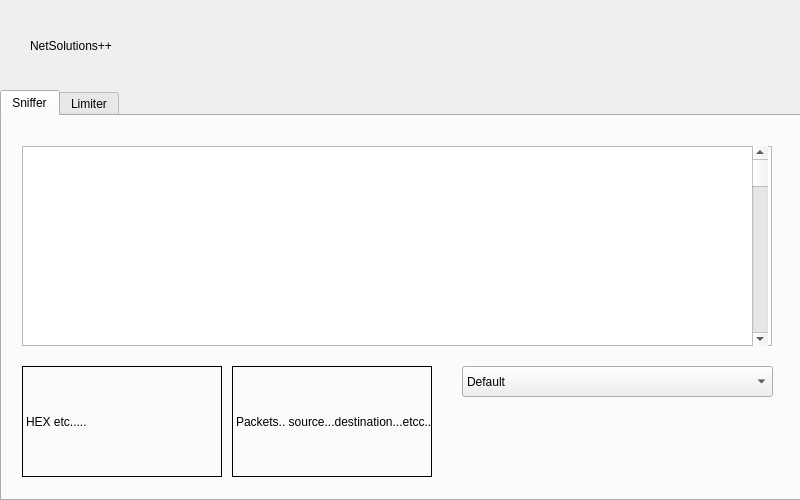
<?xml version="1.0" encoding="UTF-8"?>
<ui version="4.0">
 <class>MainWindow</class>
 <widget class="QMainWindow" name="MainWindow">
  <property name="geometry">
   <rect>
    <x>0</x>
    <y>0</y>
    <width>800</width>
    <height>500</height>
   </rect>
  </property>
  <property name="windowTitle">
   <string>NetSolutions</string>
  </property>
  <property name="windowIcon">
   <iconset>
    <normaloff>../logo.png</normaloff>../logo.png</iconset>
  </property>
  <property name="styleSheet">
   <string notr="true"/>
  </property>
  <widget class="QWidget" name="centralWidget">
   <widget class="QTabWidget" name="tabWidget">
    <property name="enabled">
     <bool>true</bool>
    </property>
    <property name="geometry">
     <rect>
      <x>0</x>
      <y>90</y>
      <width>811</width>
      <height>411</height>
     </rect>
    </property>
    <property name="currentIndex">
     <number>0</number>
    </property>
    <widget class="QWidget" name="Sniffer">
     <property name="enabled">
      <bool>true</bool>
     </property>
     <attribute name="title">
      <string>Sniffer</string>
     </attribute>
     <widget class="QLabel" name="label_2">
      <property name="geometry">
       <rect>
        <x>20</x>
        <y>250</y>
        <width>200</width>
        <height>111</height>
       </rect>
      </property>
      <property name="frameShape">
       <enum>QFrame::Box</enum>
      </property>
      <property name="lineWidth">
       <number>1</number>
      </property>
      <property name="text">
       <string>HEX etc.....</string>
      </property>
     </widget>
     <widget class="QLabel" name="label_3">
      <property name="geometry">
       <rect>
        <x>230</x>
        <y>250</y>
        <width>200</width>
        <height>111</height>
       </rect>
      </property>
      <property name="frameShape">
       <enum>QFrame::Box</enum>
      </property>
      <property name="frameShadow">
       <enum>QFrame::Plain</enum>
      </property>
      <property name="lineWidth">
       <number>1</number>
      </property>
      <property name="text">
       <string>Packets.. source...destination...etcc..</string>
      </property>
     </widget>
     <widget class="QListWidget" name="listWidget">
      <property name="geometry">
       <rect>
        <x>20</x>
        <y>30</y>
        <width>750</width>
        <height>200</height>
       </rect>
      </property>
     </widget>
     <widget class="QScrollBar" name="verticalScrollBar_2">
      <property name="geometry">
       <rect>
        <x>750</x>
        <y>30</y>
        <width>16</width>
        <height>200</height>
       </rect>
      </property>
      <property name="orientation">
       <enum>Qt::Vertical</enum>
      </property>
     </widget>
     <widget class="QComboBox" name="comboBox">
      <property name="geometry">
       <rect>
        <x>460</x>
        <y>250</y>
        <width>311</width>
        <height>31</height>
       </rect>
      </property>
      <property name="accessibleName">
       <string/>
      </property>
      <property name="currentText">
       <string>Default</string>
      </property>
      <item>
       <property name="text">
        <string>Default</string>
       </property>
      </item>
      <item>
       <property name="text">
        <string>2nd item</string>
       </property>
      </item>
     </widget>
    </widget>
    <widget class="QWidget" name="Limiter">
     <property name="enabled">
      <bool>false</bool>
     </property>
     <property name="cursor">
      <cursorShape>ForbiddenCursor</cursorShape>
     </property>
     <attribute name="title">
      <string>Limiter</string>
     </attribute>
     <widget class="QListWidget" name="listWidget_2">
      <property name="geometry">
       <rect>
        <x>20</x>
        <y>30</y>
        <width>750</width>
        <height>200</height>
       </rect>
      </property>
     </widget>
     <widget class="QScrollBar" name="verticalScrollBar">
      <property name="geometry">
       <rect>
        <x>750</x>
        <y>30</y>
        <width>16</width>
        <height>200</height>
       </rect>
      </property>
      <property name="orientation">
       <enum>Qt::Vertical</enum>
      </property>
     </widget>
     <widget class="QLabel" name="label_4">
      <property name="geometry">
       <rect>
        <x>20</x>
        <y>260</y>
        <width>280</width>
        <height>40</height>
       </rect>
      </property>
      <property name="frameShape">
       <enum>QFrame::Box</enum>
      </property>
      <property name="lineWidth">
       <number>1</number>
      </property>
      <property name="text">
       <string>Download speed limit :</string>
      </property>
     </widget>
     <widget class="QSpinBox" name="spinBox">
      <property name="geometry">
       <rect>
        <x>340</x>
        <y>260</y>
        <width>100</width>
        <height>40</height>
       </rect>
      </property>
     </widget>
     <widget class="QLabel" name="label_5">
      <property name="geometry">
       <rect>
        <x>460</x>
        <y>260</y>
        <width>40</width>
        <height>40</height>
       </rect>
      </property>
      <property name="text">
       <string>Kb/s</string>
      </property>
     </widget>
     <widget class="QLabel" name="label_6">
      <property name="geometry">
       <rect>
        <x>20</x>
        <y>330</y>
        <width>280</width>
        <height>40</height>
       </rect>
      </property>
      <property name="frameShape">
       <enum>QFrame::Box</enum>
      </property>
      <property name="lineWidth">
       <number>1</number>
      </property>
      <property name="text">
       <string>Upload speed limit :</string>
      </property>
     </widget>
     <widget class="QSpinBox" name="spinBox_2">
      <property name="geometry">
       <rect>
        <x>340</x>
        <y>330</y>
        <width>100</width>
        <height>40</height>
       </rect>
      </property>
     </widget>
     <widget class="QLabel" name="label_7">
      <property name="geometry">
       <rect>
        <x>460</x>
        <y>330</y>
        <width>40</width>
        <height>40</height>
       </rect>
      </property>
      <property name="text">
       <string>Kb/s</string>
      </property>
     </widget>
     <widget class="QPushButton" name="pushButton">
      <property name="geometry">
       <rect>
        <x>510</x>
        <y>270</y>
        <width>40</width>
        <height>20</height>
       </rect>
      </property>
      <property name="text">
       <string>OK</string>
      </property>
     </widget>
     <widget class="QPushButton" name="pushButton_2">
      <property name="geometry">
       <rect>
        <x>510</x>
        <y>340</y>
        <width>40</width>
        <height>20</height>
       </rect>
      </property>
      <property name="text">
       <string>OK</string>
      </property>
     </widget>
    </widget>
   </widget>
   <widget class="QLabel" name="label">
    <property name="geometry">
     <rect>
      <x>30</x>
      <y>20</y>
      <width>401</width>
      <height>51</height>
     </rect>
    </property>
    <property name="styleSheet">
     <string notr="true">font: 25 36pt &quot;DengXian Light&quot;;</string>
    </property>
    <property name="text">
     <string>NetSolutions++</string>
    </property>
   </widget>
  </widget>
 </widget>
 <layoutdefault spacing="6" margin="11"/>
 <resources/>
 <connections/>
</ui>
